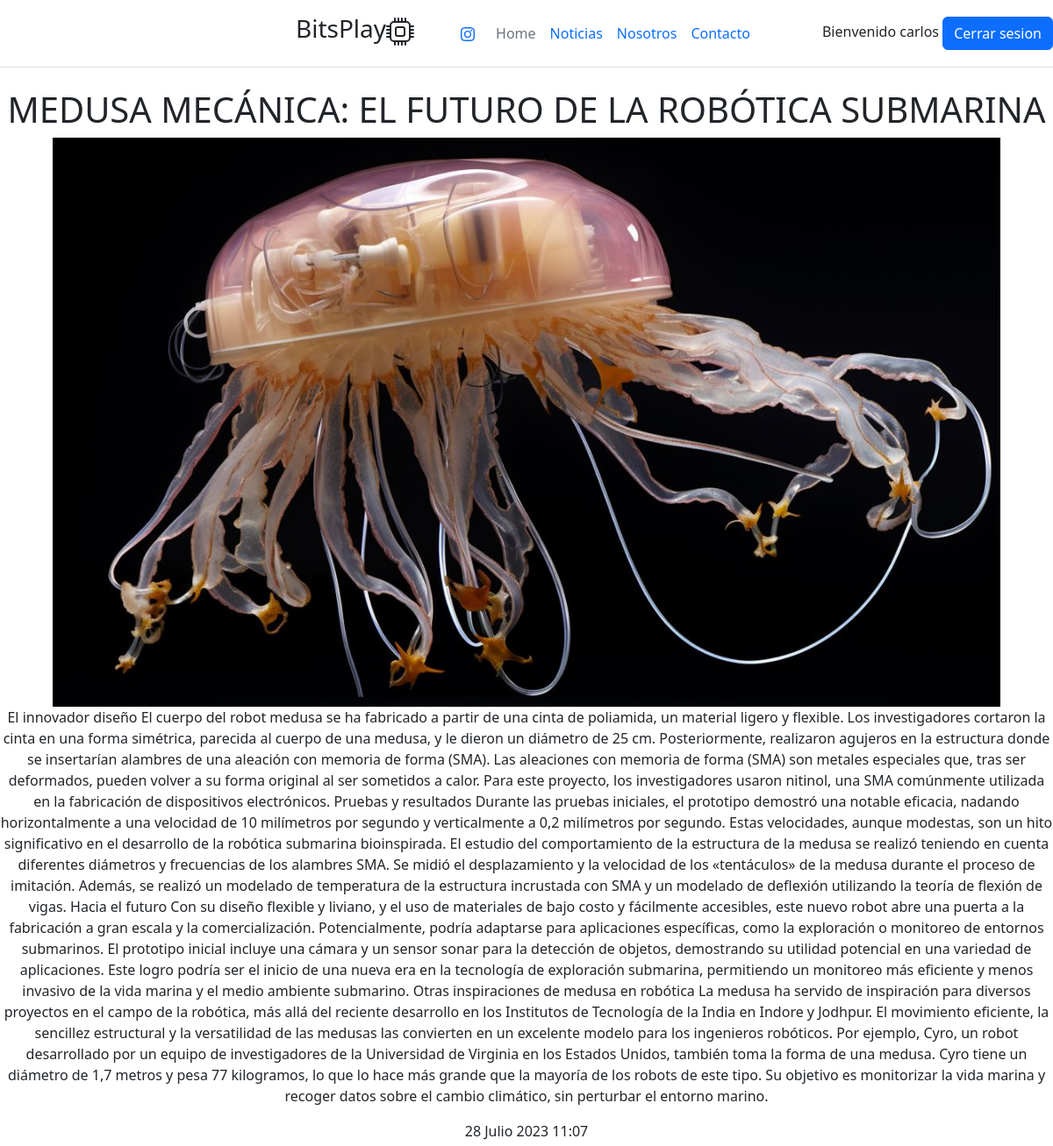
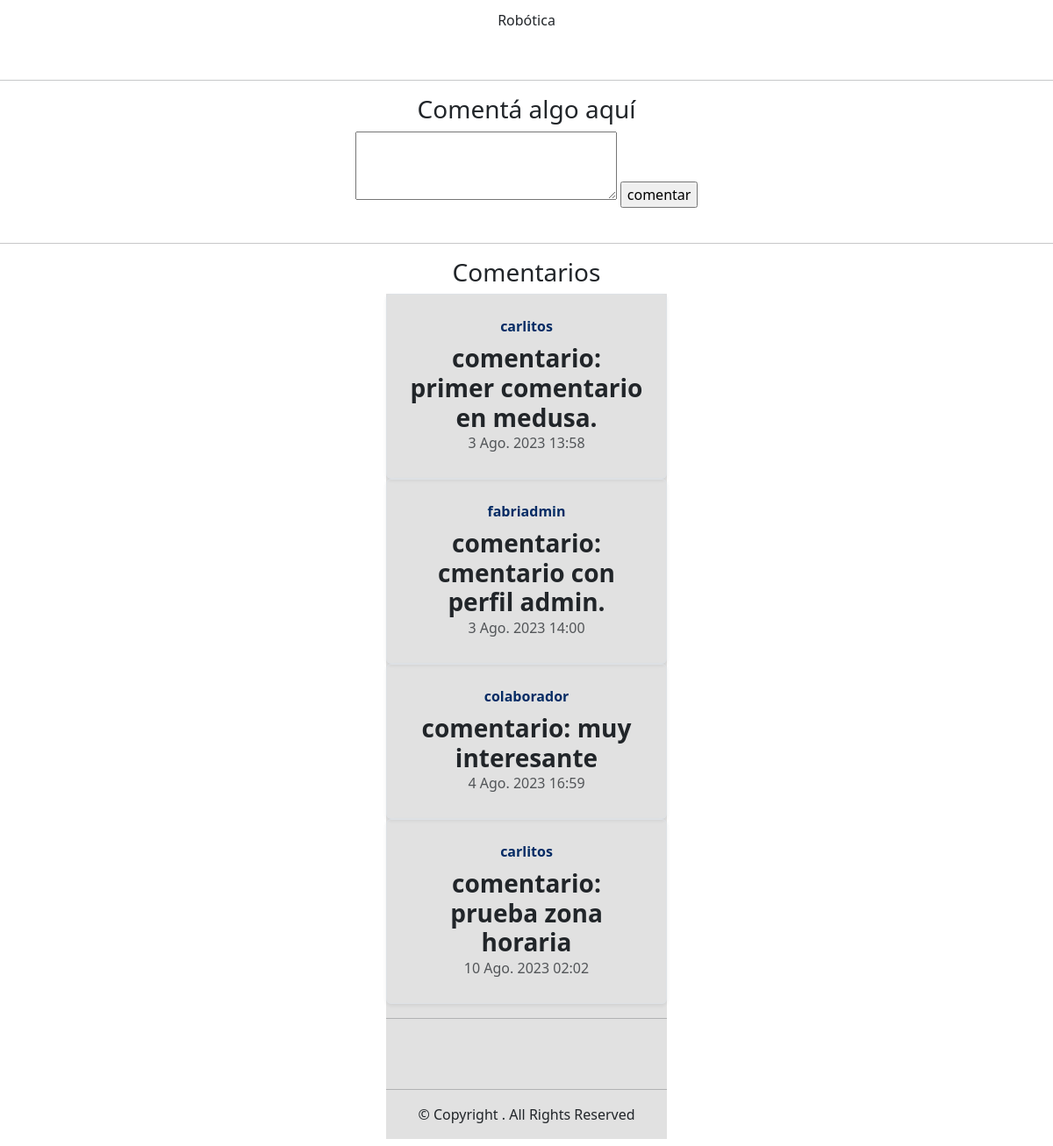
Screenshot of /noticias/detalle18 (signed in) with the database file from the repository (2 pictures, top to bottom).
### apps/usuarios/models.py (models this page shows)
class Usuario(AbstractUser):
    pass

### apps/noticias/models.py (models this page shows, shortened)
class Noticia(models.Model):
    titulo = models.CharField(max_length=150)
    cuerpo = models.TextField()
    fecha = models.DateTimeField(auto_now_add=True)
    imagen = models.ImageField(upload_to='noticias')
    categoria_noticia = models.ForeignKey(Categoria, on_delete=models.CASCADE)
    def __str__(self) -> str:
        return self.titulo

class Categoria(models.Model):
    nombre = models.CharField(max_length=50)
    def __str__(self) -> str:
        return self.nombre

class Comentario(models.Model):
    texto = models.TextField(null=True)
    fecha = models.DateTimeField(auto_now_add=True)
    noticia = models.ForeignKey(Noticia, on_delete=models.CASCADE)
    usuario = models.ForeignKey(Usuario, on_delete=models.CASCADE)

### apps/noticias/views.py (the view)
# urls.py: path('detalle<int:pk>', views.Detalle_Noticias, name='detalle'),
def Detalle_Noticias(request, pk):
    contexto = {}
    n = Noticia.objects.get(pk=pk)
    contexto['noticia'] = n
    c = Comentario.objects.filter(noticia=n)
    contexto['comentarios'] = c
    return render(request, 'noticias/detalle.html', contexto)

### templates/noticias/detalle.html (shortened to what this page needs)
{% extends 'base.html' %}
{% load static %}
{% block contenido%}
<h1>{{noticia}}</h1>
<img src="{{noticia.imagen.url}}" alt="" width="300">
<p>{{noticia.cuerpo}}</p>
<p>{{noticia.fecha}}</p>
<p>{{noticia.categoria_noticia}}</p>
<br>
<hr>
{% if user.is_authenticated %}
<h3>Comentá algo aquí</h3>
<form action="{% url 'noticias:comentar' %}" method="post">{% csrf_token %}
    <textarea name="comentario" cols="30" rows="3"></textarea>
    <input type="submit" value="comentar">
</form>
<br>
<hr>
    <h3>Comentarios</h3>
    {% for com in comentarios %}
    <div class="contenedor">
    <div class="row mb-2">
    <div class="col-md-16">
        <div class="row g-0 border rounded overflow-hidden flex-md-row mb-8 shadow-sm h-md-250 position-relative">
            <div class="col p-4 d-flex flex-column position-static">
                <strong class="d-inline-block mb-2 text-primary-emphasis">{{ com.usuario }}
                </strong>
                <h3 class="mb-0"><strong> comentario: {{ com.texto }}</strong></h3>
                <div class="mb-1 text-body-secondary"> {{ com.fecha }}</div>
            </div>
        </div>
    {% endfor %}
    </div>
    </div>
    </div>
<hr>
{% else %}
    <h3>¿Quieres comentar y ver las opiniones de los demás?</h3>
    <h2> LOGEATE </h2>
    <button type="button" class="btn btn-primary"><a class="nav-link" href="{% url 'login' %}?next={{ request.path }}"> iniciar
    sesion</a></button>
{% endif %}
{% endblock contenido %}

### templates/navbar.html (shortened to what this page needs)
<header
    class="d-flex flex-wrap align-items-center justify-content-center justify-content-md-between py-3 mb-4 border-bottom">
    <div class="col-md-3 mb-2 mb-md-0">
        <a href="/" class="d-inline-flex link-body-emphasis text-decoration-none">
            <svg class="bi" width="40" height="32" role="img" aria-label="Bootstrap">
                <use xlink:href="#bootstrap"></use>
            </svg>
        </a>
    </div>
    <ul class="nav col-0 col-md-auto mb-2 justify-content-left mb-md-0">
        <li class="nav-item">
    <li  id="icono-izquierda"><h3 >BitsPlay</li></ul></li>
    <ul class="nav col-12 col-md-auto mb-2 justify-content-center mb-md-0">
        <li class="nav-item">
            <a class="nav-link" target="_blank "href="https://www.instagram.com/fabri__alarcon/"></a>
        <li><a href="{% url 'home' %}" class="nav-link px-2 link-secondary">Home</a></li>
        <li><a href="{% url 'noticias:inicio' %}" class="nav-link px-2">Noticias</a></li>
        <li><a href="{% url 'nosotros' %}" class="nav-link px-2">Nosotros</a></li>
        <li><a href="{% url 'noticias:contacto' %}" class="nav-link px-2">Contacto</a></li>
    </ul>
    <div class="col-md-3 text-end">
        {% if user.is_authenticated %}
            Bienvenido {{ user.username }}
            <button type="button" class="btn btn-primary"><a class="nav-link" href="{% url 'logout' %}">Cerrar
            sesion</a></button>
        {% else %}
            <button type="button" class="btn btn-outline-primary me-2"><a class="nav-link" href="{% url 'login' %}"> iniciar
                sesion</a></button>
            <button type="button" class="btn btn-outline-primary me-2"><a class="nav-link"
                href="{% url 'usuarios:registro' %}">Registrar</a></button>
        {% endif %}
    </div>
</header>

### static/css/main.css (style rules this page uses)
.contenedor { background-color: rgb(225, 225, 225); width: 75vw; max-width: 320px; margin: auto; }
img { width: 90%; }
* { text-align: center; }
#icono-izquierda { text-align: left; }

### rows the page displays
Usuario: username "carlos"
Noticia: titulo "MEDUSA MECÁNICA: EL FUTURO DE LA ROBÓTICA SUBMARINA", imagen (picture), cuerpo "El innovador diseño El cuerpo del robot medusa se ha fabricado a partir de una cinta de poliamida, un material ligero y flexible. Los investigadores cortaron la cinta en una forma simétrica, parecida al cuerpo de una medusa, y le dieron un diámetro de 25 cm. Posteriormente, realizaron agujeros en la estructura donde se insertarían alambres de una aleación con memoria de forma (SMA). Las aleaciones con memoria de forma (SMA) son metales especiales que, tras ser deformados, pueden volver a su forma original al ser sometidos a calor. Para este proyecto, los investigadores usaron nitinol, una SMA comúnmente utilizada en la fabricación de dispositivos electrónicos. Pruebas y resultados Durante…", fecha "28 Julio 2023 11:07", categoria_noticia "Robótica"
Comentario: usuario "carlitos", texto "primer comentario en medusa.", fecha "3 Ago. 2023 13:58"
Comentario: usuario "fabriadmin", texto "cmentario con perfil admin.", fecha "3 Ago. 2023 14:00"
Comentario: usuario "colaborador", texto "muy interesante", fecha "4 Ago. 2023 16:59"
Comentario: usuario "carlitos", texto "prueba zona horaria", fecha "10 Ago. 2023 02:02"
